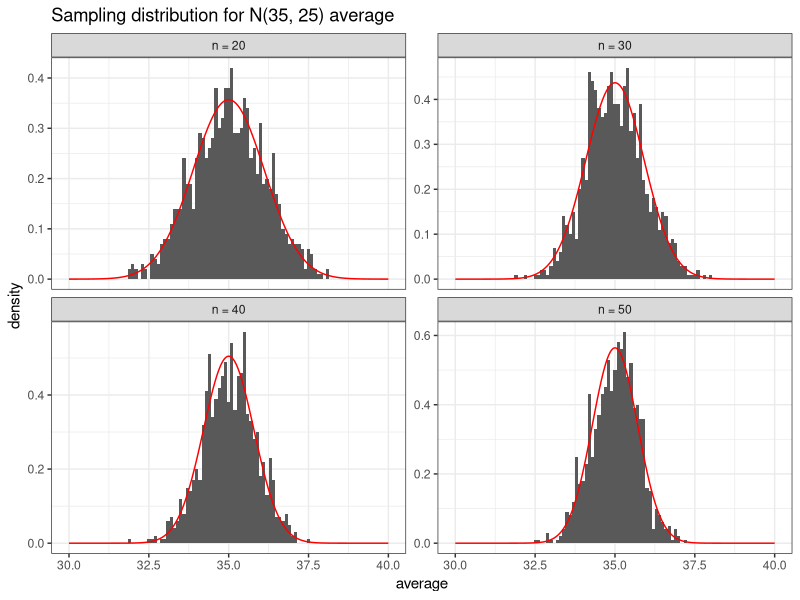
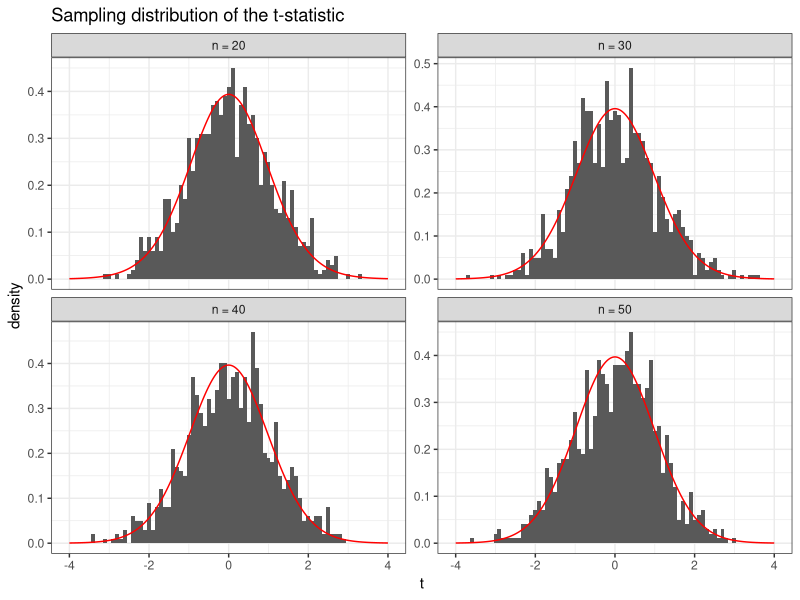
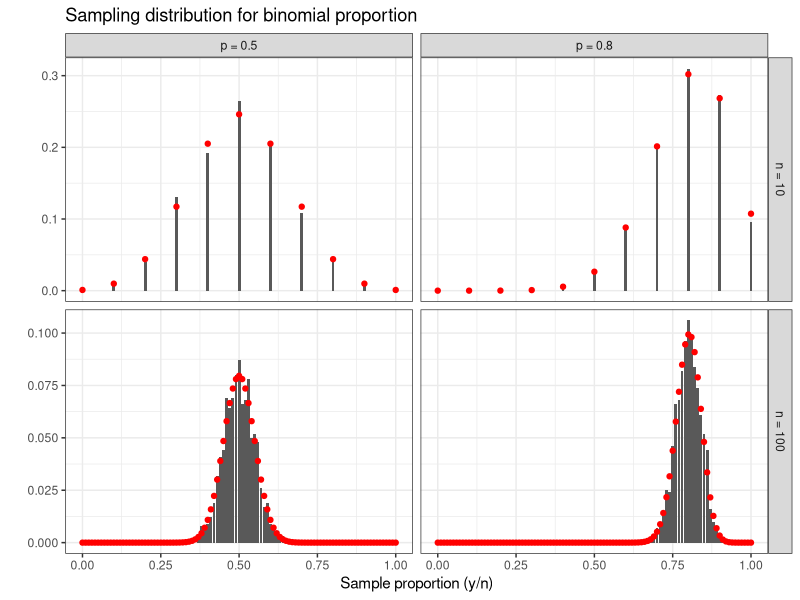
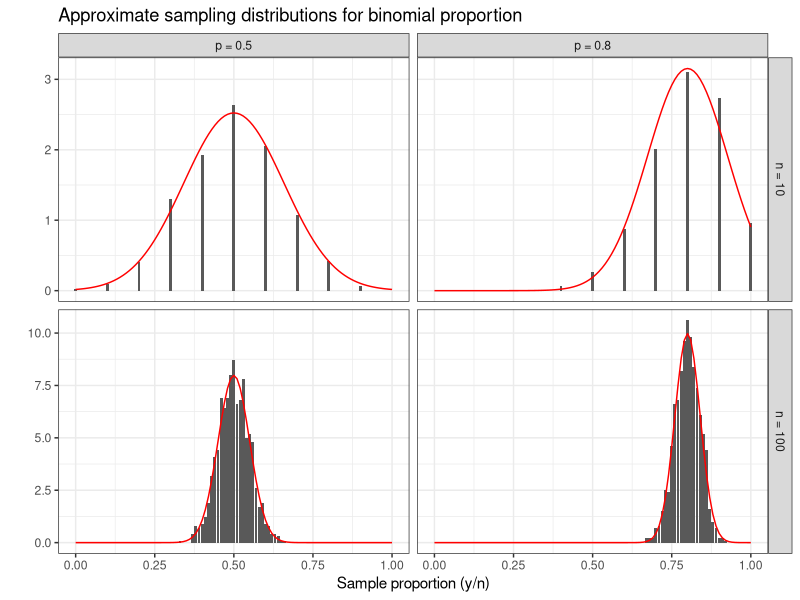

Here is the R script that generated these plots, in order:
## ----libraries, message=FALSE, warning=FALSE, cache=FALSE-------------------------------------------------------------
library("plyr")
library("dplyr")
library("tidyr")
library("ggplot2")


## ----set_seed, echo=FALSE---------------------------------------------------------------------------------------------
set.seed(2)


## ----normal_samples, cache = TRUE-------------------------------------------------------------------------------------
mu = 35
sigma = 5
ns = 10*(2:5)
samples = expand.grid(rep = 1:1000, 
               n = ns,
               mu = mu, 
               sigma = sigma) %>%
  dplyr::group_by(rep, n) %>%
  do(data.frame(samples = rnorm(.$n, 
                                mean = mu, 
                                sd = sigma))) 


## ----normal_average, dependson = "normal_samples", out.width="0.9\\textwidth"-----------------------------------------
d = samples %>%
  dplyr::summarize(average = mean(samples),
                   .groups = "keep") %>%
  dplyr::mutate(n = paste("n =", n))

density = expand.grid(x = seq(from = mu-sigma, to = mu+sigma, length = 1001),
                      n = ns) %>%
  dplyr::mutate(density = dnorm(x, mean = mu, sd = sigma/sqrt(n)),
                n = paste("n =", n))
  

ggplot(d, aes(x = average)) + 
  geom_histogram(aes(y=after_stat(density)), binwidth = .1) + 
  geom_line(data = density, aes(x=x, y = density), color = "red") + 
  facet_wrap(~n, scales = "free_y") +
  labs(title = paste0("Sampling distribution for N(",mu,", ",sigma^2,") average")) +
  theme_bw()


## ----t_statistic, dependson = "normal_samples"------------------------------------------------------------------------
mu = 35
sigma = 5
ns = 10*(2:5)

d = samples %>%
  dplyr::summarize(sample_mean = mean(samples),
                   sample_sd   = sd(samples),
                   t = (sample_mean - mu)/(sample_sd/sqrt(n)),
                   n = paste("n =", n),
                   .groups = "keep")

density = expand.grid(x = seq(from = -4, to = 4, length = 1001),
                      n = ns) %>%
  dplyr::mutate(density = dt(x, df = n-1),
                n = paste("n =", n))
  

ggplot(d, aes(x = t)) + 
  geom_histogram(aes(y=after_stat(density)), binwidth = .1) + 
  geom_line(data = density, aes(x=x, y = density), color = "red") + 
  facet_wrap(~n, scales = "free_y") +
  labs(title = paste0("Sampling distribution of the t-statistic")) +
  theme_bw()


## ----binomial_samples, cache = TRUE-----------------------------------------------------------------------------------
ns = c(10,100)
ps = c(.5,.8)
samples = expand.grid(rep = 1:1000, 
               n = ns,
               p = ps) %>%
  dplyr::group_by(n, p) %>%
  dplyr::mutate(y = rbinom(n(), size = n, prob = p),
                phat = y/n, 
                p = paste("p =", p),
                n = paste("n =", n)) 


## ----binomial_proportion, dependson = "binomial_samples", out.width="0.8\\textwidth"----------------------------------
pmf = expand.grid(n = ns, p = ps, values = (0:max(ns))/max(ns)) %>%
  dplyr::group_by(n, p) %>%
  do(data.frame(values = (0:max(.$n))/max(.$n))) %>%
  dplyr::mutate(
    pmf = dbinom(values*n, size = n, prob = p),
    p = paste("p =", p),
    n = paste("n =", n)) %>%
  dplyr::filter(pmf > 0)
  

ggplot(samples, aes(x = phat)) + 
  geom_bar(aes(y = ..prop..)) + 
  geom_point(data = pmf, aes(x=values, y = pmf), color = "red") +
  facet_grid(n~p, scales = "free_y") +
  labs(title = paste0("Sampling distribution for binomial proportion"),
       x = "Sample proportion (y/n)", 
       y = "") +
  theme_bw()


## ----dependson = "binomial_samples", out.width="0.8\\textwidth"-------------------------------------------------------
pmf = expand.grid(n = ns, p = ps, 
                  prop = seq(0,1,length=101)) %>%
  dplyr::mutate(
    pmf = dnorm(prop, mean = p, sd = sqrt(p*(1-p)/n)),
    p = paste("p =", p),
    n = paste("n =", n)) %>%
  dplyr::filter(n > 30)
  

ggplot(samples %>%
         dplyr::group_by(n,p,phat) %>%
         dplyr::summarize(count = n(), 
                          .groups = "keep") %>%
         dplyr::group_by(n,p) %>%
         dplyr::arrange(phat) %>%
         dplyr::mutate(height = count / sum(count) / min(diff(phat))),
      aes(x = phat, y = height)) + 
  geom_bar(stat = "identity") + 
  geom_line(data = pmf, aes(x=prop, y = pmf), color = "red") +
  facet_grid(n~p, scales = "free_y") +
  labs(title = paste0("Approximate sampling distributions for binomial proportion"),
       x = "Sample proportion (y/n)", 
       y = "") +
  theme_bw()
